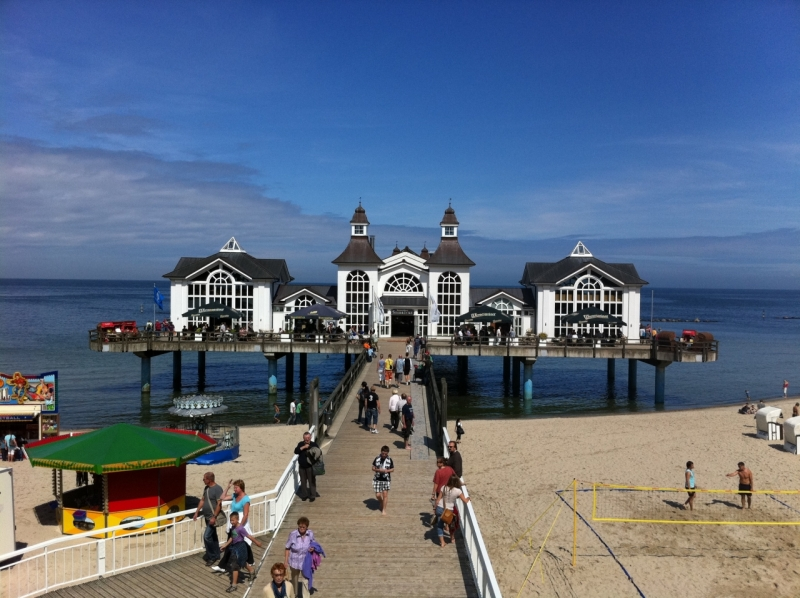
#> input picture Video/pier.jpg, 800 x 598 px
$ jupyter execute Tutorial_3.ipynb
#> lines starting #> are read from the running program, lines starting #| are printed output that depends on the picture
"""
• Image Noise
• Spatial Image Filtering
• Implementing Maximum Filter
• Linear Filtering
• Implementing Linear Filtering
• Smoothing Filter

"""

[cell 1]
import numpy as np
import cv2
import random
import matplotlib.pyplot as plt
from enum import Enum

[cell 2]
# Replace random pixel with 'salt (255)' or 'pepper (0)' noise

def saltandPepperNoise(image, pct):

    # calculate and iterate over the number of noise spots
    num = int((image.shape[0]*image.shape[1])*(pct/100))

    for y in range(0,num):
        # generate random noise
        rd = 0 # pepper
        if random.randrange(2):
            rd = 255
        # get random row and col index
        row = random.randrange(0, image.shape[0]) # 0 to height
        col = random.randrange(0, image.shape[1]) # 0 to width

        # replace random pixel with noise
        image[row,col] = rd

# read image
image = cv2.imread('Video/pier.jpg')
#> image is the input picture: shape (598, 800, 3); mean B, G, R 130, 107.8, 93.5

# show input image
plt.imshow(image)
plt.show()

# cv2.namedWindow('Salt and Pepper Noise')
# # show input image
# cv2.imshow("Input image", image)

# noise percentage
pct = 0
pct_old = -1

while True:

    if pct_old != pct:
        pct_old = pct

        # create a new matrix to copy image
        noise_img = image.copy()

        # call saltandPepperNoise funct
        saltandPepperNoise(noise_img, pct)

        # put text
        cv2.putText(noise_img, 'Noise: '+ str(format(pct)+'%'), (25,40), cv2.FONT_HERSHEY_PLAIN, 2.0, (255,255,255), 2)

        # show image
        cv2.imshow("Salt and pepper", noise_img)

    # handle keyboard event:
    key = cv2.waitKey(10)
#> (key Esc is pressed here)
#| uint8
#| 0
#| 255
    if key == 119: # w: increase noise
        if(pct <100):
            pct += 1
    elif key == 121: # y: decrease noise
        if(pct>0):
            pct -= 1
    elif key == 27: # [esc]:quit
        break

cv2.destroyAllWindows()

[cell 3]
# Add gaussian noise

def GaussianNoise(image, mean, std):

    # generate array with samples from normal distribution by mean and std
#> called with mean = 1, std = 5
    gaussian_noise = np.random.normal(mean, std, image.shape)

    # create empty image of type float
    noisy_image = np.empty(image.shape, np.float32)

    # add noise to the image
    noisy_image = image + gaussian_noise

    # normalise the noise image since it contains value outside (0-255)
    cv2.normalize(noisy_image, noisy_image, 0, 255, cv2.NORM_MINMAX)

    # cast to original image type (uint8)
    noisy_image = noisy_image.astype(image.dtype)

    return noisy_image


image = cv2.imread('Video/pier.jpg', 1)
# cv2.imshow("Input image", image)
plt.imshow(image)

print(image.dtype)
print(np.amin(image))
print(np.amax(image))


# intialize mean and standard deviation
mean = 1.0
mean_prev = 0.0
std = 5.0
std_prev = 0.0


while True:
    if mean_prev != mean or std_prev != std:
        mean_prev = mean
        std_prev = std

        # call function
        noise_img = GaussianNoise(image, mean, std)

        # put text into the output image
        cv2.putText(noise_img, "mean: "+str(format(mean, '.1f'))+"  std: "+str(std), (25, 40), cv2.FONT_HERSHEY_PLAIN, 2.0, (255,255,255), 2)
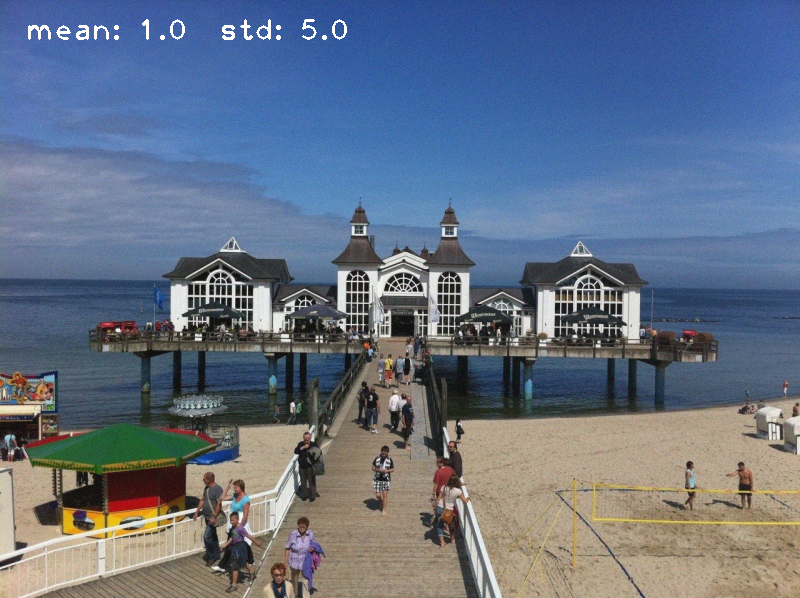
#> noise_img: shape (598, 800, 3); mean B, G, R 133.1, 113.2, 100.6

        # show image
        cv2.imshow('Gaussian noise',noise_img)

    # handle keyboard event
    key = cv2.waitKey(10) # waiting 10 ms and get the keyboard event
#> (key Esc is pressed here)
    if key == 119: # w => increase mean
        if(mean < 100.0):
            mean += 1.0
    elif  key == 121: # y => decrease mean
        if(mean > -100.0):
            mean -= 1.0
    elif  key == 115: # s => increase stdev
        if(std < 100):
            std += 1.0
    elif  key == 97: # a => decrease stdev
        if(std > 0):
            std -= 1.0
    elif  key == 27: # ESC => break the loop
        break

cv2.destroyAllWindows()

[cell 4]
# Filtering : Non-Linear filtering

class PRINT_MODE(Enum):
    ON =1
    OFF = 2

# Maximum filtering with constant zero padding

def nonLinearFilter (image, kernel_size, print_mode=PRINT_MODE.OFF):

    # check kernel size
    if kernel_size % 2 == 0:
        print('Error: kernel is not valid')
        return None
    else:

        # apply zero padding depending on kernel size

        pad_size = int(kernel_size/2)
        pad_img = np.pad(image, pad_size, mode='constant') # other mode: zero/constant edge, reflect, mean, symmetric  or wrap

        # create empty image with size of padded image

        temp_img = np.zeros(pad_img.shape, image.dtype)

        # apply maximum filtering to the padded input image

        klist = list() # list of values covered by the kernel
        khsize = int(kernel_size/2)
        # print(pad_img.shape[0])

        # iterate over the input image
        for y in range(khsize, pad_img.shape[0]-khsize):
            # print(y)
            for x in range(khsize, pad_img.shape[1]-khsize):

                #iterate over kernal around the anchor point
                for k in range(kernel_size):
                    for l in range(kernel_size):

                        # calculate corresponding index of padded image
                        yk = y + k - khsize
                        xk = x + l - khsize
                        # print(yk, xk)

                        # add value to the kernel list
                        klist.append(pad_img[yk][xk])

                # assign min value to corresponding point of the output image
                # print(klist)
                temp_img[y,x] = max(klist)
                # print("temp_img:",temp_img[y,x])
                klist.clear()

        # remove padding of output image
        output = temp_img[khsize:temp_img.shape[0]-khsize, khsize:temp_img.shape[1]-khsize]

        # print if print_mode is on
        if print_mode == PRINT_MODE.ON:
            print("Input image with size :", image.shape[0], image.shape[1])
            print(image)
            print('Kernel size', kernel_size)
            print("Input image with padding size", pad_size)
            print(pad_img)
            print("Output image with size:", output.shape[0], output.shape[1])
            print(output)

        return output


# create image
img = np.array([[1,2,3,4], [5,6,7,8], [9,10,11,12], [13,14,15,16]], dtype = np.uint8)
# img = cv2.imread('Video/pier.jpg')
plt.imshow(img)
plt.show()
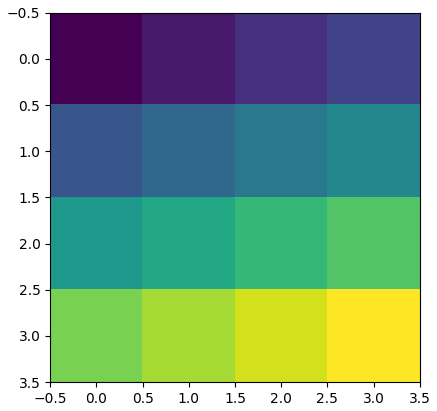
#> figure drawn by matplotlib, 1 panel
# apply filtering
img_res = nonLinearFilter(img, 3, print_mode=PRINT_MODE.ON)

plt.imshow(img_res)
plt.show()
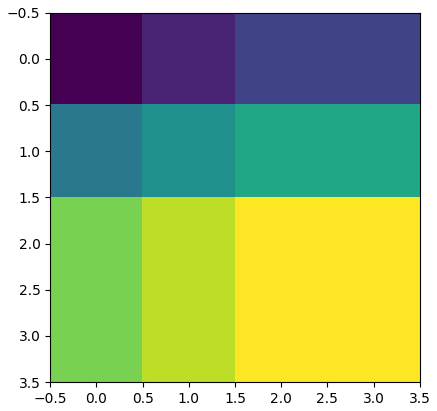
#> figure drawn by matplotlib, 1 panel

[cell 5]
'''
Linear Filtering: linear combination of neighbouring input pixels
(weighted sum of products with weights given by the kernel)

2D correlation: f(x + k, y + l)
2D convolution: f(x - k, y - l), convolution have flipped kernel

'''

# Filtering : Linear filter

class PRINT_MODE(Enum):
    ON = 1
    OFF = 2

class OPERATION_TYPE(Enum):
    Convolution = 1
    Correlation = 2


# Linear spatial filtering with constant zero padding
def linearFiltering(image, kernel, operation_type = OPERATION_TYPE.Correlation, print_mode= PRINT_MODE.OFF):

    # check kernel
    kernel_size = kernel.shape[0]

    if kernel_size % 2 == 0 or kernel.shape[0] != kernel.shape[1]:
        print("Error: Kernel size must be odd and square.")
        return None

    else:

        # check operation type
        if operation_type == OPERATION_TYPE.Convolution:
            kernel = np.rot90(np.rot90(kernel)) # rotate the kernel by 180 degree

        # apply zero padding depending on kernel size
        pad_size = int(kernel_size/2)
        pad_img = np.pad(image, pad_size, mode='constant')

        # create empty image
        temp_img = np.zeros(pad_img.shape, pad_img.dtype)

        #apply filter to padded image
        khsize = int(kernel_size/2)

        # iterate over input image
        for y in range(khsize, pad_img.shape[0]-khsize): #height
            for x in range(khsize, pad_img.shape[1]-khsize): # width
                sum = 0

                # iterate over kernel
                for k in range(kernel.shape[0]):
                    for l in range(kernel.shape[1]):

                        # calculate corresponding index of padded image
                        yk = y + k - khsize
                        xk = x + l - khsize

                        # calculate weighted sum of neighbourhood pixel
                        sum += pad_img[yk, xk] * kernel[k,l]

                # assign new value to corresponding point of the output image
                temp_img[y, x] = round(sum)

        # remove padding
        output = temp_img[khsize: temp_img.shape[0]-khsize, khsize:temp_img.shape[1]-khsize]

        if print_mode == PRINT_MODE.ON:
            print("Input image with size:", image.shape[0], image.shape[1])
            print(image)
            print("Kernel with size:", kernel_size)
            print(kernel)
            print("Input image with padding size", pad_size)
            print(pad_img)
            print("Output image with size:", output.shape[0], output.shape[1])
            print(output)

        return output

""" Test linear filtering """

# read or create image
# img = cv2.imread('pier.jpg',0)
#cv2.imshow("Input image", img)
img = np.array([[1,2,3,4], [5,6,7,8], [9,10,11,12], [13,14,15,16]], dtype = np.uint8)
plt.imshow(img)
plt.show()

# create 3x3 Box filter
kernel = 1/9 * np.array([[1, 1, 1],[1, 1, 1],[1, 1, 1]])
# plt.imshow(kernel)
# plt.show()

# apply linear filtering by above function
img_res1 = linearFiltering(img, kernel, operation_type=OPERATION_TYPE.Correlation, print_mode=PRINT_MODE.ON)
# cv2.imshow("Linear Filtering", img_res1)
plt.imshow(img_res1)
plt.show()
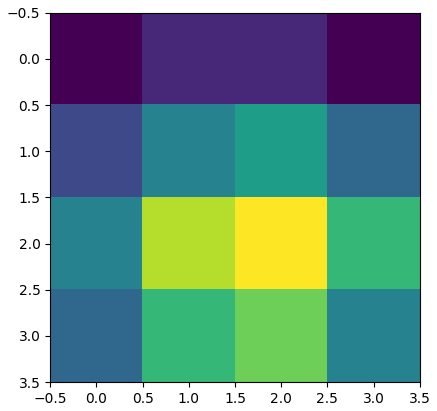
#> figure drawn by matplotlib, 1 panel

# apply OpenCV filtering
img_res = cv2.filter2D(img, -1, kernel, borderType=cv2.BORDER_CONSTANT) # -1: same depth as source image
print("\nOpenCV filter2D:\n", img_res)
# cv2.imshow("OpenCV filter2D", img_res)
plt.imshow(img_res)
plt.show()

cv2.waitKey(0)
cv2.destroyAllWindows()

[cell 6]
# kernel Identity image

# load image

input = cv2.imread('Video/pier.jpg')

# Identity kernel (It will not modify the image)
kernel_identity = np.array([[0,0,0],[0,1,0],[0,0,0]])

# apply the kernels
output = cv2.filter2D(input, -1, kernel_identity)

# show image
cv2.imshow("input", input)
cv2.imshow("Identity kernel", output)

cv2.waitKey(0)
cv2.destroyAllWindows()

• load image as grayscale image
• add noise (Salt & Pepper or Gaussian noise)
• reduce noise by Box and Gaussian filter using cv2.filter2D
• show input, noise image, Box and Gaussian images

[cell 7]
# testing with box-kernel with above non-linear and linear filtering

# load image

image = cv2.imread('Video/pier.jpg', 0)
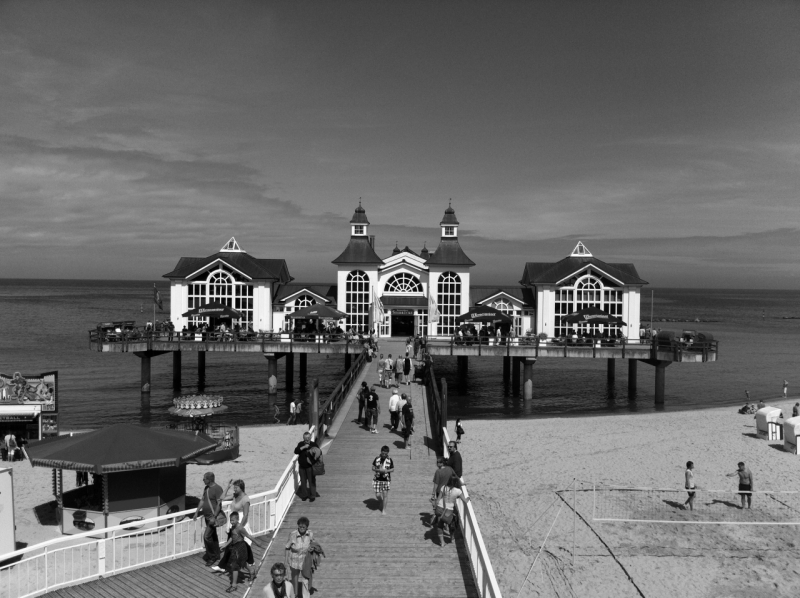
#> image: shape (598, 800); min 0, max 253, mean 106

# box kernel
kernel_box = 1 / 9 * np.array([[1,1,1], [1,1,1], [1,1,1]])

# make copy of the image
noise_img_saltPepper = image.copy()
noise_img_gaussian = image.copy()


# function call to Salt and pepper noise
saltandPepperNoise(noise_img_saltPepper, 10)
#> call 2 of saltandPepperNoise, with pct = 10
#> after the loop in saltandPepperNoise (call 2), `for y in range(0,num):`:
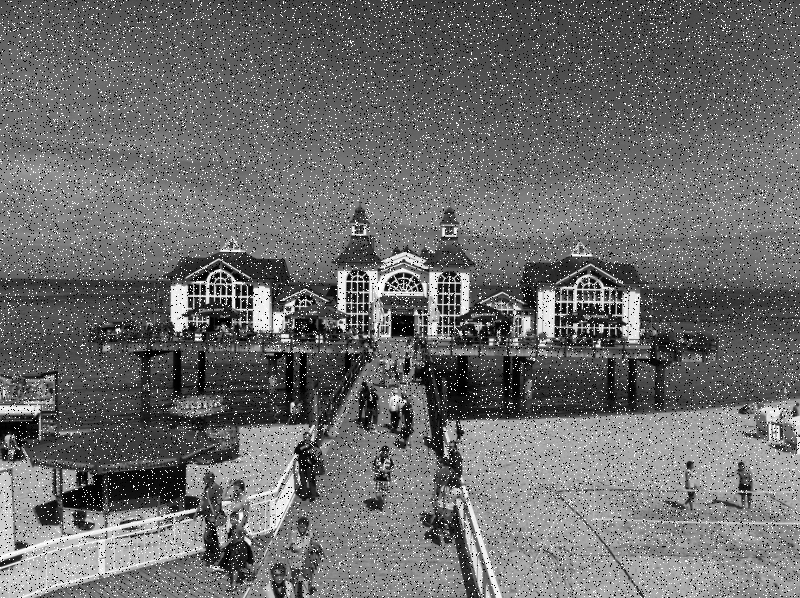
#> image: shape (598, 800); min 0, max 255, mean 108.2

# function call to gaussian noise
GaussianNoise(noise_img_gaussian, 2, 25)
#> call 2 of GaussianNoise, with mean = 2, std = 25
#> in GaussianNoise (call 2), `noisy_image = image + gaussian_noise`:
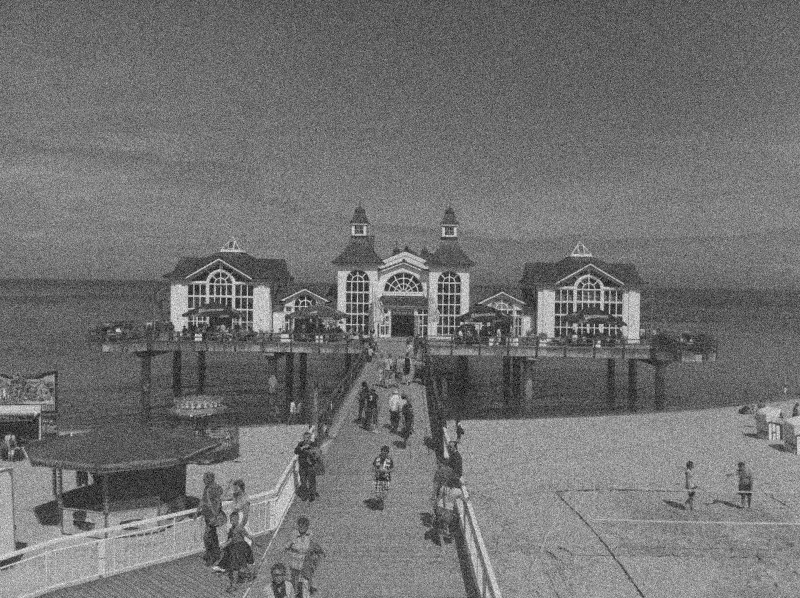
#> noisy_image: shape (598, 800) float64; min -85.11, max 345.7, mean 108; drawn with min black and max white

# apply the kernels

output1 = cv2.filter2D(noise_img_saltPepper, -1, kernel_box)
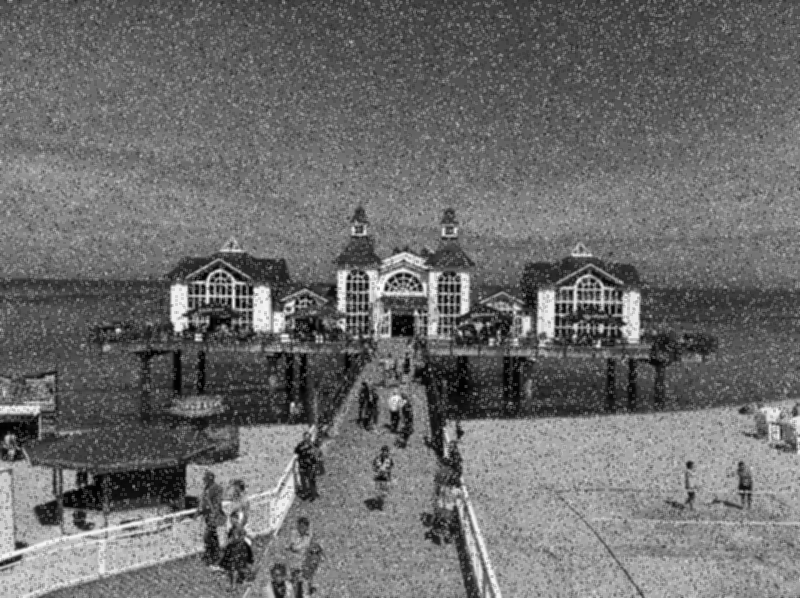
#> output1: shape (598, 800); min 0, max 251, mean 108.2
output2 = cv2.filter2D(noise_img_gaussian, -1, kernel_box)

# display the images
cv2.imshow("Imput", image)
cv2.imshow("saltandPepperNoise", noise_img_saltPepper)
cv2.imshow("GaussianNoise", noise_img_gaussian)
cv2.imshow("box Kernel 1", output1)
cv2.imshow("box kernel 2", output2)

cv2.waitKey(0)
cv2.destroyAllWindows()

[cell 8]
# Smoothening using cv2 library

output_box = cv2.boxFilter(noise_img_gaussian, -1, (3,3))
output_gaussian = cv2.GaussianBlur(noise_img_gaussian, (3,3), 0)
output_median = cv2.medianBlur(noise_img_gaussian, 3)
output_bilateral = cv2.bilateralFilter(noise_img_gaussian, 3, 5, 5)


# show the images
cv2.imshow("input", image)
# [4 lines of commented-out code are left out]
cv2.imshow("Bilateral filter", output_bilateral)

cv2.waitKey(0)
cv2.destroyAllWindows()

$ run again, with Video/beach.jpg copied over Video/pier.jpg
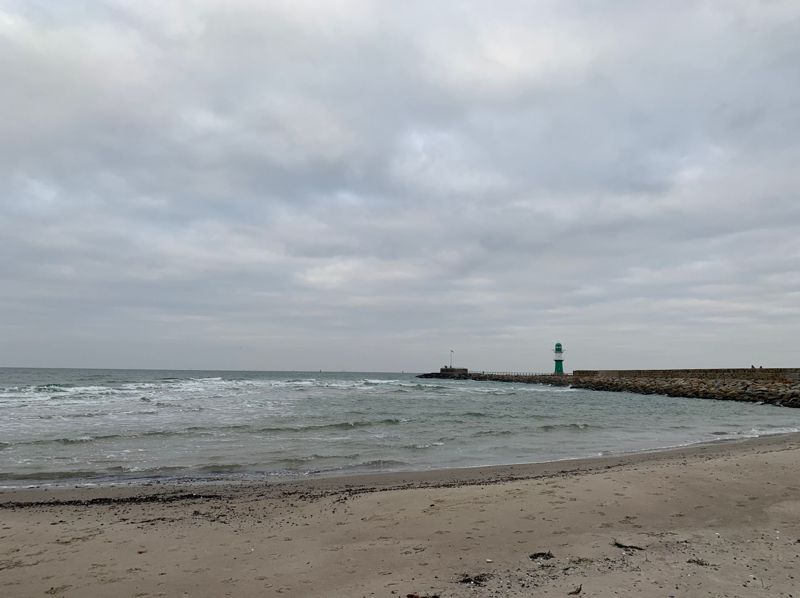
#> input picture Video/beach.jpg, 800 x 598 px
#> image is the input picture: shape (598, 800, 3); mean B, G, R 163.3, 160.5, 157.1
#| uint8
#| 0
#| 241
#> after the loop in saltandPepperNoise (call 2), `for y in range(0,num):`:
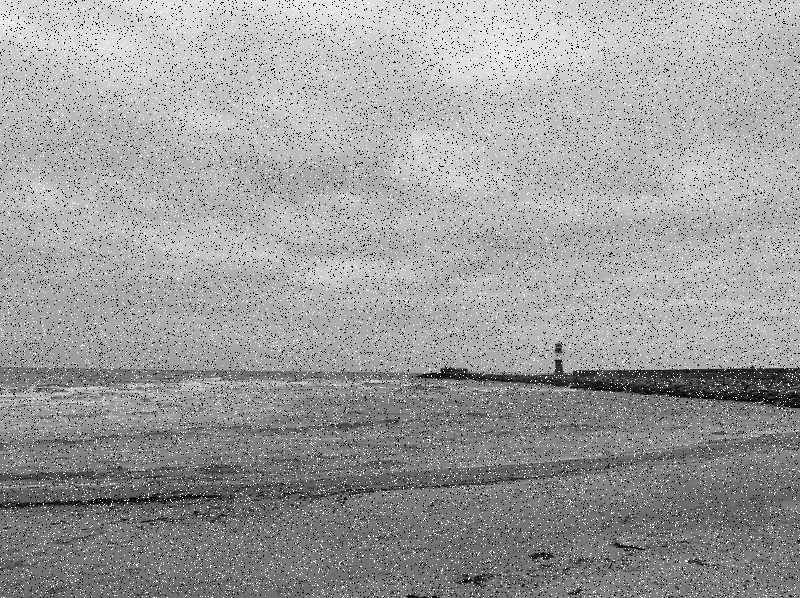
#> image: shape (598, 800); min 0, max 255, mean 156.7
#> in GaussianNoise (call 2), `noisy_image = image + gaussian_noise`:
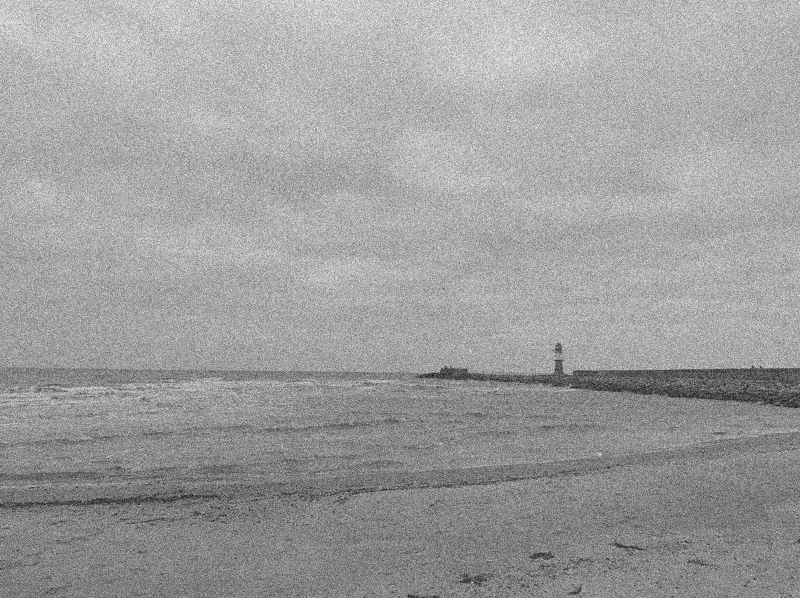
#> noisy_image: shape (598, 800) float64; min -86.5, max 313.3, mean 161.8; drawn with min black and max white
